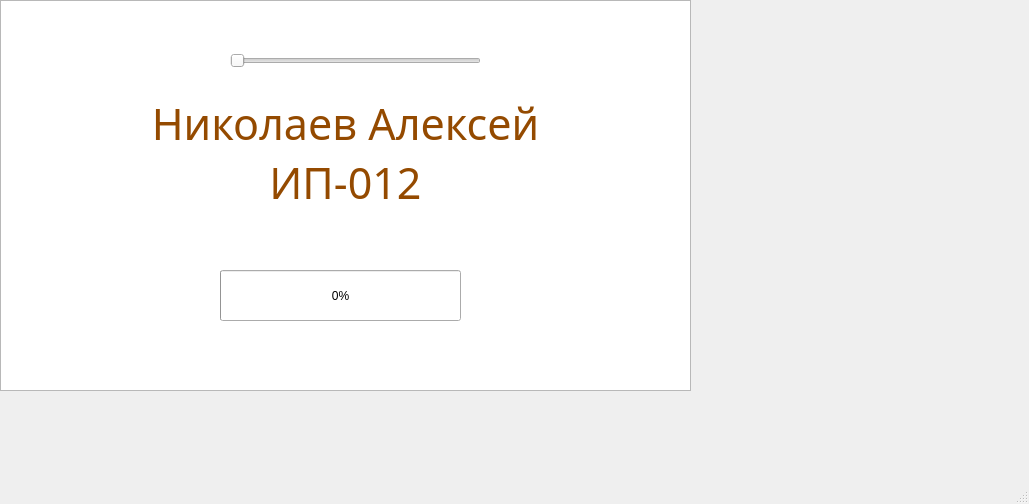
<?xml version="1.0" encoding="UTF-8"?>
<ui version="4.0">
 <class>Auth</class>
 <widget class="QMainWindow" name="Auth">
  <property name="geometry">
   <rect>
    <x>0</x>
    <y>0</y>
    <width>1029</width>
    <height>504</height>
   </rect>
  </property>
  <property name="windowTitle">
   <string>Информация об авторах</string>
  </property>
  <widget class="QWidget" name="centralwidget">
   <property name="enabled">
    <bool>true</bool>
   </property>
   <widget class="QTextBrowser" name="textBrowser">
    <property name="enabled">
     <bool>true</bool>
    </property>
    <property name="geometry">
     <rect>
      <x>0</x>
      <y>0</y>
      <width>691</width>
      <height>391</height>
     </rect>
    </property>
    <property name="font">
     <font>
      <family>Monotype Corsiva</family>
      <italic>true</italic>
     </font>
    </property>
    <property name="autoFillBackground">
     <bool>false</bool>
    </property>
    <property name="styleSheet">
     <string notr="true">background-image: url(C:/Users/Alex/Desktop/AuthBg.jpg);</string>
    </property>
    <property name="frameShape">
     <enum>QFrame::StyledPanel</enum>
    </property>
    <property name="frameShadow">
     <enum>QFrame::Sunken</enum>
    </property>
    <property name="undoRedoEnabled">
     <bool>false</bool>
    </property>
    <property name="html">
     <string>&lt;!DOCTYPE HTML PUBLIC &quot;-//W3C//DTD HTML 4.0//EN&quot; &quot;http://www.w3.org/TR/REC-html40/strict.dtd&quot;&gt;
&lt;html&gt;&lt;head&gt;&lt;meta name=&quot;qrichtext&quot; content=&quot;1&quot; /&gt;&lt;style type=&quot;text/css&quot;&gt;
p, li { white-space: pre-wrap; }
&lt;/style&gt;&lt;/head&gt;&lt;body style=&quot; font-family:'Monotype Corsiva'; font-size:7.8pt; font-weight:400; font-style:italic;&quot;&gt;
&lt;p align=&quot;center&quot; style=&quot;-qt-paragraph-type:empty; margin-top:0px; margin-bottom:0px; margin-left:0px; margin-right:0px; -qt-block-indent:0; text-indent:0px;&quot;&gt;&lt;br /&gt;&lt;/p&gt;
&lt;p align=&quot;center&quot; style=&quot;-qt-paragraph-type:empty; margin-top:0px; margin-bottom:0px; margin-left:0px; margin-right:0px; -qt-block-indent:0; text-indent:0px; font-size:8pt;&quot;&gt;&lt;br /&gt;&lt;/p&gt;
&lt;p align=&quot;center&quot; style=&quot;-qt-paragraph-type:empty; margin-top:0px; margin-bottom:0px; margin-left:0px; margin-right:0px; -qt-block-indent:0; text-indent:0px; font-size:32pt; font-style:normal; color:#944a00;&quot;&gt;&lt;br /&gt;&lt;/p&gt;
&lt;p align=&quot;center&quot; style=&quot; margin-top:0px; margin-bottom:0px; margin-left:0px; margin-right:0px; -qt-block-indent:0; text-indent:0px;&quot;&gt;&lt;span style=&quot; font-size:32pt; font-style:normal; color:#944a00;&quot;&gt;Николаев Алексей&lt;/span&gt;&lt;/p&gt;
&lt;p align=&quot;center&quot; style=&quot; margin-top:0px; margin-bottom:0px; margin-left:0px; margin-right:0px; -qt-block-indent:0; text-indent:0px;&quot;&gt;&lt;span style=&quot; font-size:32pt; font-style:normal; color:#944a00;&quot;&gt;ИП-012&lt;/span&gt;&lt;/p&gt;&lt;/body&gt;&lt;/html&gt;</string>
    </property>
   </widget>
   <widget class="QSlider" name="horizontalSlider">
    <property name="geometry">
     <rect>
      <x>230</x>
      <y>40</y>
      <width>251</width>
      <height>41</height>
     </rect>
    </property>
    <property name="orientation">
     <enum>Qt::Horizontal</enum>
    </property>
   </widget>
   <widget class="QProgressBar" name="progressBar">
    <property name="geometry">
     <rect>
      <x>220</x>
      <y>270</y>
      <width>241</width>
      <height>51</height>
     </rect>
    </property>
    <property name="value">
     <number>0</number>
    </property>
   </widget>
  </widget>
  <widget class="QMenuBar" name="menubar">
   <property name="geometry">
    <rect>
     <x>0</x>
     <y>0</y>
     <width>1029</width>
     <height>26</height>
    </rect>
   </property>
  </widget>
  <widget class="QStatusBar" name="statusbar"/>
 </widget>
 <resources/>
 <connections>
  <connection>
   <sender>progressBar</sender>
   <signal>valueChanged(int)</signal>
   <receiver>horizontalSlider</receiver>
   <slot>setValue(int)</slot>
   <hints>
    <hint type="sourcelabel">
     <x>460</x>
     <y>331</y>
    </hint>
    <hint type="destinationlabel">
     <x>465</x>
     <y>116</y>
    </hint>
   </hints>
  </connection>
  <connection>
   <sender>horizontalSlider</sender>
   <signal>valueChanged(int)</signal>
   <receiver>progressBar</receiver>
   <slot>setValue(int)</slot>
   <hints>
    <hint type="sourcelabel">
     <x>465</x>
     <y>116</y>
    </hint>
    <hint type="destinationlabel">
     <x>460</x>
     <y>331</y>
    </hint>
   </hints>
  </connection>
 </connections>
</ui>
